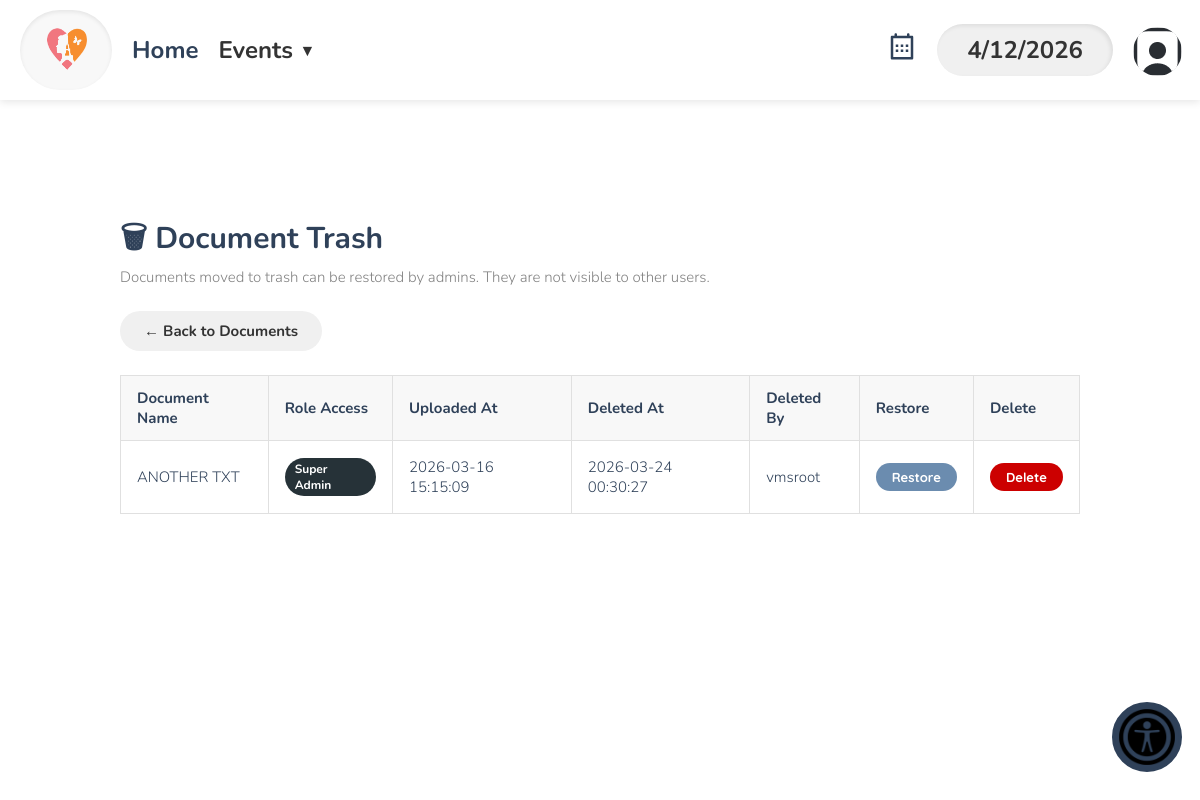
The app's page /boardDocumentsTrash.php (signed in) with its own data.
### tables this page shows
CREATE TABLE `dbpersons` (
  `id` varchar(256) NOT NULL,
  `start_date` text DEFAULT NULL,
  `first_name` text NOT NULL,
  `last_name` text DEFAULT NULL,
  `street_address` text DEFAULT NULL,
  `city` text DEFAULT NULL,
  `state` varchar(2) DEFAULT NULL,
  `zip_code` text DEFAULT NULL,
  `phone1` varchar(12) DEFAULT NULL,
  `over21` enum('true','false') DEFAULT NULL,
  `phone1type` text DEFAULT NULL,
  `emergency_contact_phone` varchar(12) DEFAULT NULL,
  `emergency_contact_phone_type` text DEFAULT NULL,
  `birthday` text DEFAULT NULL,
  `email` text DEFAULT NULL,
  `email_prefs` enum('true','false') DEFAULT NULL,
  `emergency_contact_first_name` text DEFAULT NULL,
  `contact_num` varchar(255) DEFAULT 'n/a',
  `emergency_contact_relation` text DEFAULT NULL,
  `contact_method` text DEFAULT NULL,
  `type` text DEFAULT NULL,
  `status` text DEFAULT NULL,
  `notes` longtext DEFAULT NULL,
  `password` text DEFAULT NULL,
  `affiliation` varchar(100) DEFAULT NULL,
  `branch` varchar(100) DEFAULT NULL,
  `archived` tinyint(1) DEFAULT NULL,
  `emergency_contact_last_name` text DEFAULT NULL,
  `gender` varchar(20) DEFAULT NULL,
  `t_shirt_size` varchar(10) DEFAULT NULL,
  `computer_access` enum('yes','no') DEFAULT NULL,
  `camera_access` enum('yes','no') DEFAULT NULL,
  `transportation_access` enum('yes','no') DEFAULT NULL,
  `skills` text DEFAULT NULL,
  `experience` text DEFAULT NULL,
  `about_consent` enum('yes','no') DEFAULT NULL,
  `total_hours_volunteered` decimal(8,2) DEFAULT 0.00,
  `force_password_change` tinyint(1) DEFAULT 0,
  `profile_pic` varchar(512) DEFAULT 'images/usaicon.png',
  `cpr_training_completion` enum('yes','no') DEFAULT 'no',
  `aed_training_completion` enum('yes','no') DEFAULT 'no',
  `has_disability` enum('yes','no') DEFAULT 'no',
  `disability_specifications` varchar(255) DEFAULT NULL
);

CREATE TABLE `boarddocuments` (
  `id` int(11) NOT NULL,
  `doc_name` varchar(255) NOT NULL,
  `file_path` varchar(255) NOT NULL,
  `uploaded_by` varchar(255) DEFAULT NULL,
  `uploaded_at` timestamp NOT NULL DEFAULT current_timestamp(),
  `clearance_level` enum('volunteer','event_manager','board_member','admin','superadmin') NOT NULL DEFAULT 'volunteer',
  `deleted` tinyint(1) NOT NULL DEFAULT 0,
  `deleted_at` timestamp NULL DEFAULT NULL,
  `deleted_by` varchar(255) DEFAULT NULL
);

### database/dbPersons.php (called while the page is built, shortened)
<?php
    function get_profile_pic($id) {
        $con = connect();
        $id = mysqli_real_escape_string($con, $id);
        $query = "SELECT profile_pic FROM dbpersons WHERE id = '$id'";
        $result = mysqli_query($con, $query);
        $row = mysqli_fetch_assoc($result);
        return !empty($row['profile_pic']) ? $row['profile_pic'] : 'images/usaicon.png';
    }

### boardDocumentsTrash.php (the view, shortened to what this page needs)
<?php
    include_once('database/dbPersons.php');
    $connection = connect();
    $result = mysqli_query($connection, "SELECT * FROM boarddocuments WHERE deleted = 1 ORDER BY deleted_at DESC");
    $clearance_labels = [
        'public'       => 'Public',
        'volunteer'    => 'Volunteer',
        'manager'      => 'Manager',
        'board_member' => 'Board Member',
        'admin'        => 'Admin',
        'superadmin'   => 'Super Admin',
    ];
?>
<!DOCTYPE html>
<html lang="en">
<head>
    <link href="./css/base.css" rel="stylesheet">
</head>
<body>
<?php require 'header.php'; ?>
<div class="page-container">
    <h2><b>🗑 Document Trash</b></h2>
    <p class="subtitle">Documents moved to trash can be restored by admins. They are not visible to other users.</p>
    <a class="back-btn" href="boardDocuments.php">← Back to Documents</a>
    <?php if ($result && mysqli_num_rows($result) > 0): ?>
        <table class="doc-table">
            <thead>
                <tr>
                    <th>Document Name</th>
                    <th>Role Access</th>
                    <th>Uploaded At</th>
                    <th>Deleted At</th>
                    <th>Deleted By</th>
                    <th>Restore</th>
                    <th>Delete</th>
                </tr>
            </thead>
            <tbody>
                <?php while ($row = mysqli_fetch_assoc($result)): ?>
                <tr>
                    <td><?php echo htmlspecialchars($row['doc_name']); ?></td>
                    <td>
                        <span class="clearance-badge <?php echo htmlspecialchars($row['clearance_level']); ?>">
                            <?php echo $clearance_labels[$row['clearance_level']] ?? ucfirst($row['clearance_level']); ?>
                        </span>
                    </td>
                    <td><?php echo htmlspecialchars($row['uploaded_at']); ?></td>
                    <td><?php echo htmlspecialchars($row['deleted_at'] ?? '—'); ?></td>
                    <td><?php echo htmlspecialchars($row['deleted_by'] ?? '—'); ?></td>
                    <td>
                        <form method="POST" action="boardDocumentsTrash.php">
                            <button type="submit" class="restore-btn">Restore</button>
                        </form>
                    </td>
                    <td>
                        <form method="POST" action="boardDocumentsTrash.php"
                              onsubmit="return confirm('PERMANENTLY delete this document? This cannot be undone.');">
                            <button type="submit" class="restore-btn" style="background-color:#cc0000;"
                                onmouseover="this.style.backgroundColor='#a30000'"
                                onmouseout="this.style.backgroundColor='#cc0000'">
                                Delete
                            </button>
                        </form>
                    </td>
                </tr>
                <?php endwhile; ?>
            </tbody>
        </table>
    <?php else: ?>
        <p class="empty-msg">The trash is empty.</p>
    <?php endif; ?>
</div>
</body>
</html>

### partials/nav_admin.php (shortened to what this page needs)
<div class="navbar">
    <div class="left-section">
        <div class="logo-container">
            <a href="index.php"><img src="images/cropped-logo.png" alt="Logo"></a>
        </div>
        <div class="nav-links">
            <div class="nav-item"><a href="index.php">Home</a></div>
            <div class="nav-item">Events <span class="dropdown-arrow">&#9660</span>
            </div>
        </div>
    </div>
    <div class="right-section">
        <a href="calendar.php">
            <div class="icon-butt">
            </div>
        </a>
        <div class="date-box"></div>
        <div class="nav-links">
            <div class="nav-item">
                <div class="icon">
                    <img src="<?= $_pfp_escaped ?>" alt="User Icon" class="icon-img in-nav-img" style="width:49px; height:49px; min-width:49px; min-height:49px; max-width:49px; max-height:49px; object-fit:cover; border-radius:50%;">
                </div>
            </div>
        </div>
    </div>
    </div>

### css/base.css (style rules this page uses)
html, body, header, main, footer, div, span, p, h1, h2, h3, h4, h5, h6, ul, ol, li, input, select, textarea, form, section, label, table, td, tr, th, form, fieldset, em, button, a { padding: 0; margin: 0; font-size: inherit; font-family: inherit; font-weight: inherit; text-decoration: none; font-style: normal; box-sizing: border-box; text-align: left; list-style-type: none; border-spacing: 0; }
:root { --page-background-color: #ffffff; --page-font-color: var(--main-color); --inactive-font-color: #666666; --inactive-background-color: #fafafa; --standout-background: #f8f4ef; --happy-toast-background-color: var(--main-color); --happy-toast-font-color: white; --info-toast-background-color: var(--main-color); --info-toast-font-color: white; --error-toast-background-color: #701a1a; --error-toast-font-color: white; --shadow-and-border-color: #e8e8e8; --main-color: #2f4159; --accent-color: #f5c16e; --secondary-accent-color: #f6a4b5; --wv-accent-color: #f5c16e; --wv-accent-foreground: #f6a4b5; --wv-bg-light: #ffffff; --wv-text-dark: #111111; --wv-muted-text: #6b6b6b; --calendar-event-color: #999; --calendar-event-color-hover: #777777; --calendar-today-border: 2px solid var(--secondary-accent-color); --button-font-color: rgb(255, 255, 255); --button-padding: 0.5rem 1.5rem; --button-border-radius: 0.25rem; --standard-border: 1px solid #333333; --light-border: 1px solid var(--shadow-and-border-color); --text-field-border: 2px solid #e8e8e8; --cancel-button-background-color: var(--secondary-accent-color); --error-color: red; font-size: 18px; font-family: Montserrat; font-weight: 300; }
body { background-color: var(--page-background-color); color: var(--main-color); font-family: Montserrat; }
header ul > li, header span { font-size: 0.75rem; list-style-type: none; }
a { color: var(--main-color); }
input[type=submit], button, .button, a.button-signup { color: var(--button-font-color); background-color: var(--main-color); padding: var(--button-padding); border: none; border-radius: var(--button-border-radius); font-weight: 500; width: 100%; transition: background-color .3s; cursor: pointer; text-align: center; margin: 10px 0px; }
h2 { font-size: 1.5rem; font-weight: 500; }
.navbar { width: 100%; height: 95px; position: fixed; top: 0; left: 0; background: #ffffff; box-shadow: 0px 2px 8px rgba(0, 0, 0, 0.1); display: flex; align-items: center; padding: 0 20px; z-index: 1000; }
.left-section { display: flex; align-items: center; gap: 30px; }
.logo-container { background: #f8f8f8; padding: 10px 20px; border-radius: 50px; box-shadow: 0px 2px 4px rgba(0, 0, 0, 0.08) inset; }
.logo-container img { width: 128px; height: 52px; display: block; }
.nav-links { display: flex; gap: 20px; }
.nav-links div { font-size: 24px; font-weight: 700; color: black; cursor: pointer; }
.right-section { margin-left: auto; display: flex; align-items: center; gap: 20px; }
.date-box { background: #f0f0f0; padding: 10px 30px; border-radius: 50px; box-shadow: -2px 2px 4px rgba(0, 0, 0, 0.08) inset; color: #333333; font-size: 24px; font-weight: 700; text-align: center; }
.icon { width: 47px; height: 47px; border-radius: 50%; }

### boardDocumentsTrash.php (style rules this page uses)
* { box-sizing: border-box; margin: 0; padding: 0; }
body { font-family: Quicksand, sans-serif; background-color: #ffffff; }
.page-container { max-width: 1000px; margin: 120px auto 60px auto; padding: 0 20px; }
h2 { font-weight: normal; font-size: 30px; margin-bottom: 10px; }
.subtitle { color: #828282; font-size: 15px; margin-bottom: 24px; }
.back-btn { display: inline-block; background-color: #f0f0f0; color: #333; padding: 10px 24px; border-radius: 50px; text-decoration: none; font-weight: 700; font-size: 15px; margin-bottom: 24px; transition: background 0.2s ease; }
.doc-table { width: 100%; border-collapse: collapse; font-size: 15px; }
.doc-table th { background-color: #f8f8f8; border: 1px solid #e0e0e0; padding: 12px 16px; text-align: left; font-weight: 700; }
.doc-table td { border: 1px solid #e0e0e0; padding: 12px 16px; vertical-align: middle; }
.clearance-badge { display: inline-block; padding: 3px 10px; border-radius: 50px; font-size: 12px; font-weight: 700; }
.clearance-badge.superadmin { background-color: #263238; color: #ffffff; }
.restore-btn { background-color: #6b8caf; color: white; border: none; padding: 6px 16px; border-radius: 50px; font-family: Quicksand, sans-serif; font-weight: 700; font-size: 13px; cursor: pointer; transition: background 0.2s; }

### records on screen
dbpersons: profile_pic (picture)
boarddocuments: doc_name "ANOTHER TXT", clearance_level "Super Admin", uploaded_at "2026-03-16 15:15:09", deleted_at "2026-03-24 00:30:27", deleted_by "vmsroot"
